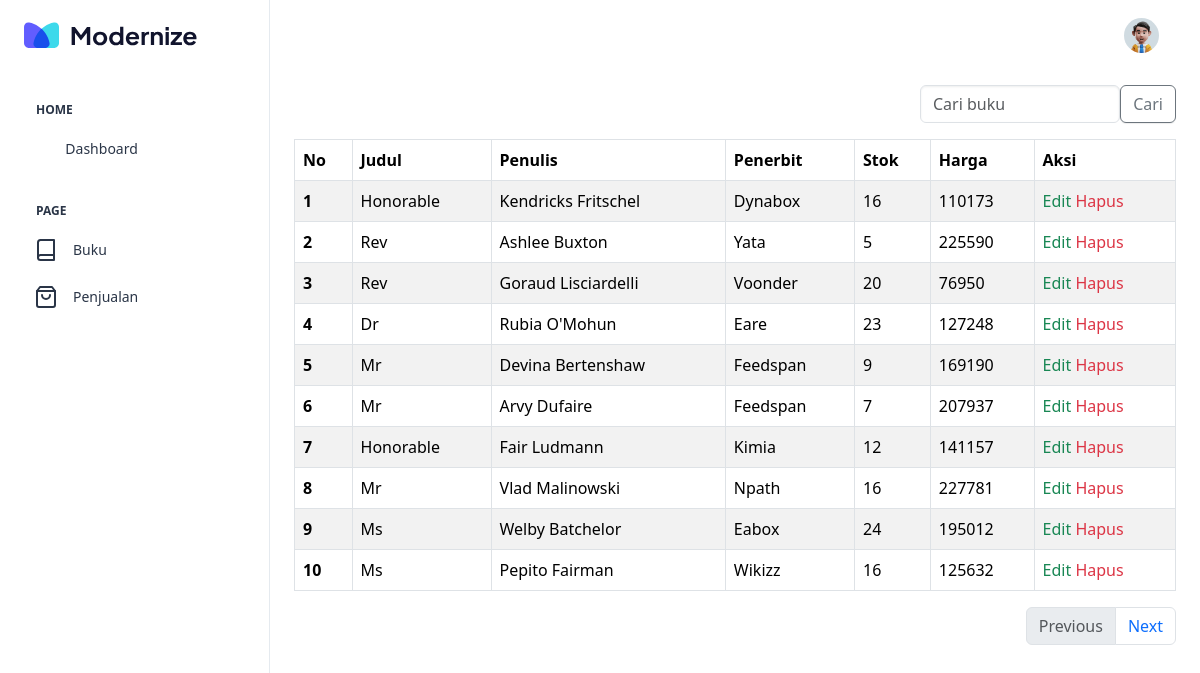
The page /page/buku/index.php (signed in) on the database its author committed.
### tables this page shows
CREATE TABLE `buku` (
  `id_buku` int(11) NOT NULL,
  `judul` varchar(100) DEFAULT NULL,
  `penulis` varchar(100) DEFAULT NULL,
  `penerbit` varchar(100) DEFAULT NULL,
  `tahun_terbit` year(4) DEFAULT NULL,
  `stok` tinyint(4) DEFAULT NULL,
  `harga_pokok` bigint(20) DEFAULT NULL,
  `harga_jual` bigint(20) DEFAULT NULL,
  `diskon` bigint(20) DEFAULT NULL
);

### controller/bukuController.php (called while the page is built, shortened)
<?php
require_once '../../config/Database.php';
class BukuController
{
    protected $table = 'buku';
    public $offset = 10;
    protected $first = 0;
    public function getBuku()
    {
        $db = new Database;
        $query = "SELECT * FROM $this->table";
        $books = $db->ambilSemuaData($query);
        $this->totalBooks = count($books);
        $books = array_slice($books, $this->first, $this->offset);
        return $books;
    }
}

### config/database.php (called while the page is built, shortened)
<?php
class Database
{
    protected $host = 'localhost';
    protected $user = 'root';
    protected $password = '';
    protected $database = 'riyan_darmawan_toko_buku';
    protected $conn;
    public function koneksi() {
        $this->conn = new mysqli($this->host, $this->user, $this->password, $this->database);
    }
    public function ambilSemuaData($query) {
        $result = $this->conn->query($query);
        $data = [];
        while($row = $result->fetch_assoc()) {
            $data[] = $row;
        }
        return $data;
    }
}

### page/buku/index.php (the view, shortened to what this page needs)
<?php
require_once '../../controller/BukuController.php';
$booksModel = new BukuController;
$books = $booksModel->getBuku();
$halaman = isset($_GET['halaman']) ? $_GET['halaman'] : 1;
$maju = $halaman + 1;
$mundur = $halaman - 1;
?>
<?php require_once '../../layout/header.php'; ?>
<div class="input-group mb-3 w-64 float-right">
    <form action="?halaman=1" method="get" class="flex">
        <input type="text" class="form-control" placeholder="Cari buku" aria-label="Recipient's " aria-describedby="button-addon2" id="keyword" name="keyword" autofocus>
        <button class="btn btn-outline-secondary" type="submit" id="button-addon2">Cari</button>
    </form>
</div>
<table class="table table-striped table-bordered">
    <thead>
        <tr>
            <th scope="col">No</th>
            <th scope="col">Judul</th>
            <th scope="col">Penulis</th>
            <th scope="col">Penerbit</th>
            <th scope="col">Stok</th>
            <th scope="col">Harga</th>
            <th scope="col">Aksi</th>
        </tr>
    </thead>
    <tbody>
        <?php
        $i = $halaman > 1 ? ($halaman - 1) * 10 + 1 : 1;
        foreach ($books as $book) :
        ?>
            <tr>
                <th scope="row"><?= $i ?></th>
                <td><?= $book['judul'] ?></td>
                <td><?= $book['penulis'] ?></td>
                <td><?= $book['penerbit'] ?></td>
                <td><?= $book['stok'] ?></td>
                <td><?= $book['harga_jual'] ?></td>
                <td>
                    <a href="#" class="text-success">Edit</a>
                    <a href="#" class="text-danger">Hapus</a>
                </td>
            </tr>
        <?php
            $i++;
        endforeach;
        ?>
    </tbody>
</table>
<nav aria-label="Page navigation example" class="float-right">
    <ul class="pagination">
        <li class="page-item">
            <a class="page-link <?= $halaman == 1 ? 'disabled' : '' ?>" href="<?= BASEURL . '/page/buku' . (!empty($_GET['keyword']) ? '?keyword=' . $_GET['keyword'] . '&' : '?') ?>halaman=<?= $mundur ?>">Previous</a>
        </li>
        <li class="page-item">
            <a class="page-link <?= ($halaman * $booksModel->offset) >= $booksModel->totalBooks ? 'disabled' : '' ?>" href="<?= BASEURL . '/page/buku' . (!empty($_GET['keyword']) ? '?keyword=' . $_GET['keyword'] . '&' : '?') ?>halaman=<?= $maju ?>">Next</a>
        </li>
    </ul>
</nav>
<?php require_once '../../layout/footer.php'; ?>

### layout/header.php (shortened to what this page needs)
<!doctype html>
<html lang="en">
<head>
    <link rel="stylesheet" href="/assets/css/styles.min.css" />
    <link href="https://cdn.jsdelivr.net/npm/bootstrap@5.3.3/dist/css/bootstrap.min.css" rel="stylesheet">
    <link rel="stylesheet" href="/assets/css/output.css">
</head>
<body>
    <div class="page-wrapper" id="main-wrapper" data-layout="vertical" data-navbarbg="skin6" data-sidebartype="full" data-sidebar-position="fixed" data-header-position="fixed">
        <?php require_once('sidebar.php') ?>
        <div class="body-wrapper">
            <?php require_once('nav.php') ?>
            <div class="container-fluid">

### layout/sidebar.php (shortened to what this page needs)
<aside class="left-sidebar">
    <div>
        <div class="brand-logo d-flex align-items-center justify-content-between">
            <a href="/" class="text-nowrap logo-img">
                <img src="/assets/image/logos/dark-logo.svg" width="180" alt="" />
            </a>
        </div>
        <nav class="sidebar-nav scroll-sidebar" data-simplebar="">
            <ul id="sidebarnav">
                <li class="nav-small-cap">
                    <span class="hide-menu">Home</span>
                </li>
                <li class="sidebar-item">
                    <a class="sidebar-link" href="<?= BASEURL ?>/" aria-expanded="false">
                        <span>
                            <i class="ti ti-layout-dashboard"></i>
                        </span>
                        <span class="hide-menu">Dashboard</span>
                    </a>
                </li>
                <li class="nav-small-cap">
                    <span class="hide-menu">Page</span>
                </li>
                <li class="sidebar-item">
                    <a class="sidebar-link" href="<?= BASEURL ?>/page/buku" aria-expanded="false">
                        <span>
                            <i data-feather="book"></i>
                        </span>
                        <span class="hide-menu">Buku</span>
                    </a>
                </li>
                <li class="sidebar-item">
                    <a class="sidebar-link" href="<?= BASEURL ?>/page/penjualan" aria-expanded="false">
                        <span>
                            <i data-feather="shopping-bag"></i>
                        </span>
                        <span class="hide-menu">Penjualan</span>
                    </a>
                </li>
            </ul>
        </nav>
    </div>
</aside>

### layout/nav.php (shortened to what this page needs)
<header class="app-header">
    <nav class="navbar navbar-expand-lg navbar-light">
        <div class="navbar-collapse justify-content-end px-0" id="navbarNav">
            <ul class="navbar-nav flex-row ms-auto align-items-center justify-content-end">
                <li class="nav-item dropdown">
                    <a class="nav-link nav-icon-hover" href="javascript:void(0)" id="drop2" data-bs-toggle="dropdown" aria-expanded="false">
                        <img src="/assets/image/profile/user-1.jpg" alt="" width="35" height="35" class="rounded-circle">
                    </a>
                </li>
            </ul>
        </div>
    </nav>
</header>

### layout/footer.php (shortened to what this page needs)
</div>
</div>
</div>
</body>
</html>

### rows shown on the page
buku: judul "Honorable", penulis "Kendricks Fritschel", penerbit "Dynabox", stok "16", harga_jual "110173"
buku: judul "Rev", penulis "Ashlee Buxton", penerbit "Yata", stok "5", harga_jual "225590"
buku: judul "Rev", penulis "Goraud Lisciardelli", penerbit "Voonder", stok "20", harga_jual "76950"
buku: judul "Dr", penulis "Rubia O'Mohun", penerbit "Eare", stok "23", harga_jual "127248"
buku: judul "Mr", penulis "Devina Bertenshaw", penerbit "Feedspan", stok "9", harga_jual "169190"
buku: judul "Mr", penulis "Arvy Dufaire", penerbit "Feedspan", stok "7", harga_jual "207937"
buku: judul "Honorable", penulis "Fair Ludmann", penerbit "Kimia", stok "12", harga_jual "141157"
buku: judul "Mr", penulis "Vlad Malinowski", penerbit "Npath", stok "16", harga_jual "227781"
buku: judul "Ms", penulis "Welby Batchelor", penerbit "Eabox", stok "24", harga_jual "195012"
buku: judul "Ms", penulis "Pepito Fairman", penerbit "Wikizz", stok "16", harga_jual "125632"
